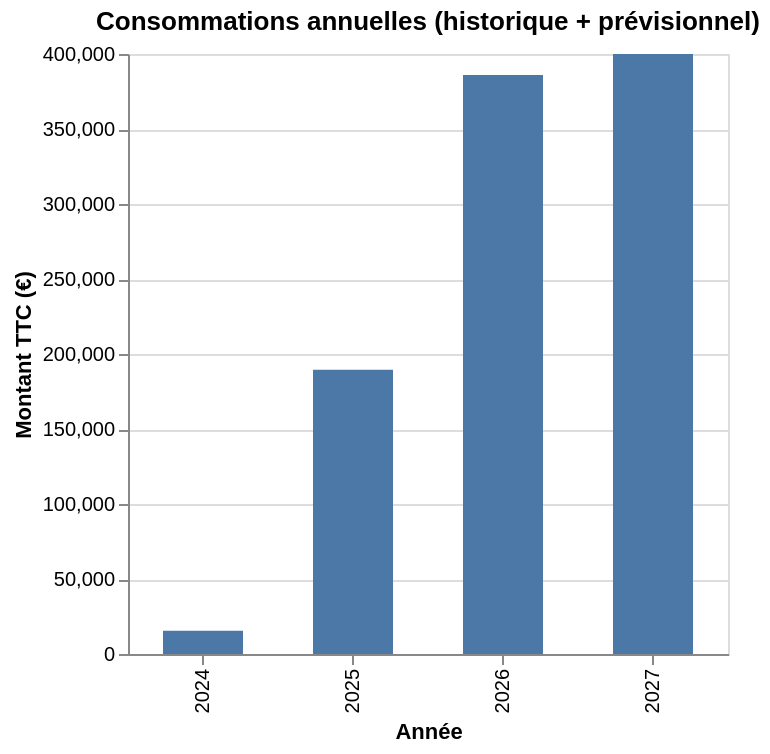

Source (notebook cell):
### Code cell
chart_conso = alt.Chart(df_conso_annuelle).mark_bar(size=40).encode(
    x=alt.X('annee:O', title='Année'),
    y=alt.Y('montant_ttc:Q', title='Montant TTC (€)', scale=alt.Scale(domain=[0, 400000])),
    tooltip=['annee:O', 'montant_ttc:Q'],
).properties(
    title='Consommations annuelles (historique + prévisionnel)',
    width=300)
chart_conso

### Figure 1 — Vega-Lite specification as saved in the notebook (floating-point values rounded to 4 significant figures)
{"config": {"view": {"continuousWidth": 300, "continuousHeight": 300}}, "data": {"name": "data-26a9ea84e1f91f13d77ad81227feecc9"}, "mark": {"type": "bar", "size": 40}, "encoding": {"tooltip": [{"field": "annee", "type": "ordinal"}, {"field": "montant_ttc", "type": "quantitative"}], "x": {"field": "annee", "title": "Année", "type": "ordinal"}, "y": {"field": "montant_ttc", "scale": {"domain": [0, 400000]}, "title": "Montant TTC (€)", "type": "quantitative"}}, "title": "Consommations annuelles (historique + prévisionnel)", "width": 300, "$schema": "https://vega.github.io/schema/vega-lite/v6.4.1.json", "datasets": {"data-26a9ea84e1f91f13d77ad81227feecc9": [{"annee": 2024.0, "montant_ttc": 15550.0}, {"annee": 2025.0, "montant_ttc": 189500.0}, {"annee": 2026.0, "montant_ttc": 386000.0}, {"annee": 2027.0, "montant_ttc": 400000.0}]}}
